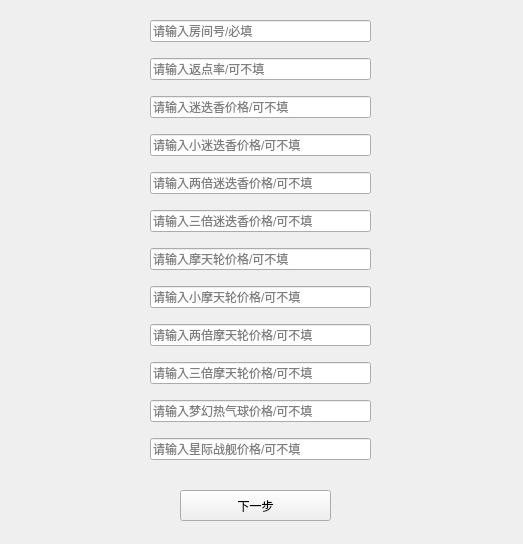
<?xml version="1.0" encoding="UTF-8"?>
<ui version="4.0">
 <class>First_window</class>
 <widget class="QWidget" name="First_window">
  <property name="windowModality">
   <enum>Qt::ApplicationModal</enum>
  </property>
  <property name="geometry">
   <rect>
    <x>0</x>
    <y>0</y>
    <width>523</width>
    <height>544</height>
   </rect>
  </property>
  <property name="windowTitle">
   <string>登录</string>
  </property>
  <widget class="QWidget" name="verticalLayoutWidget">
   <property name="geometry">
    <rect>
     <x>150</x>
     <y>10</y>
     <width>221</width>
     <height>471</height>
    </rect>
   </property>
   <layout class="QVBoxLayout" name="verticalLayout">
    <item>
     <widget class="QLineEdit" name="RoomID_lineEdit">
      <property name="text">
       <string/>
      </property>
      <property name="placeholderText">
       <string>请输入房间号/必填</string>
      </property>
     </widget>
    </item>
    <item>
     <widget class="QLineEdit" name="RmbReturn_lineEdit">
      <property name="text">
       <string/>
      </property>
      <property name="placeholderText">
       <string>请输入返点率/可不填</string>
      </property>
     </widget>
    </item>
    <item>
     <widget class="QLineEdit" name="Mdx_Price_lineEdit">
      <property name="text">
       <string/>
      </property>
      <property name="placeholderText">
       <string>请输入迷迭香价格/可不填</string>
      </property>
     </widget>
    </item>
    <item>
     <widget class="QLineEdit" name="Mdx_Price_lineEdit_2">
      <property name="text">
       <string/>
      </property>
      <property name="placeholderText">
       <string>请输入小迷迭香价格/可不填</string>
      </property>
     </widget>
    </item>
    <item>
     <widget class="QLineEdit" name="double_mdx_price_lineEdit">
      <property name="text">
       <string/>
      </property>
      <property name="placeholderText">
       <string>请输入两倍迷迭香价格/可不填</string>
      </property>
     </widget>
    </item>
    <item>
     <widget class="QLineEdit" name="lineEdit_5">
      <property name="placeholderText">
       <string>请输入三倍迷迭香价格/可不填</string>
      </property>
     </widget>
    </item>
    <item>
     <widget class="QLineEdit" name="Mtl_price_lineEdit">
      <property name="text">
       <string/>
      </property>
      <property name="placeholderText">
       <string>请输入摩天轮价格/可不填</string>
      </property>
     </widget>
    </item>
    <item>
     <widget class="QLineEdit" name="Mtl_price_lineEdit_2">
      <property name="text">
       <string/>
      </property>
      <property name="placeholderText">
       <string>请输入小摩天轮价格/可不填</string>
      </property>
     </widget>
    </item>
    <item>
     <widget class="QLineEdit" name="lineEdit">
      <property name="placeholderText">
       <string>请输入两倍摩天轮价格/可不填</string>
      </property>
     </widget>
    </item>
    <item>
     <widget class="QLineEdit" name="lineEdit_2">
      <property name="placeholderText">
       <string>请输入三倍摩天轮价格/可不填</string>
      </property>
     </widget>
    </item>
    <item>
     <widget class="QLineEdit" name="lineEdit_3">
      <property name="placeholderText">
       <string>请输入梦幻热气球价格/可不填</string>
      </property>
     </widget>
    </item>
    <item>
     <widget class="QLineEdit" name="lineEdit_4">
      <property name="placeholderText">
       <string>请输入星际战舰价格/可不填</string>
      </property>
     </widget>
    </item>
   </layout>
  </widget>
  <widget class="QPushButton" name="NextStep_pushButton">
   <property name="geometry">
    <rect>
     <x>180</x>
     <y>490</y>
     <width>151</width>
     <height>31</height>
    </rect>
   </property>
   <property name="text">
    <string>下一步</string>
   </property>
  </widget>
 </widget>
 <resources/>
 <connections/>
</ui>
